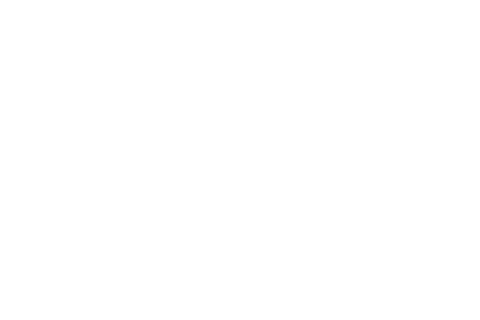
Frame 1 (no input)
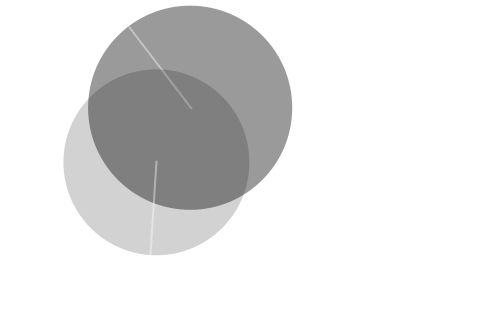
Frame 60 (the mouse pressed at the canvas centre just before this capture)
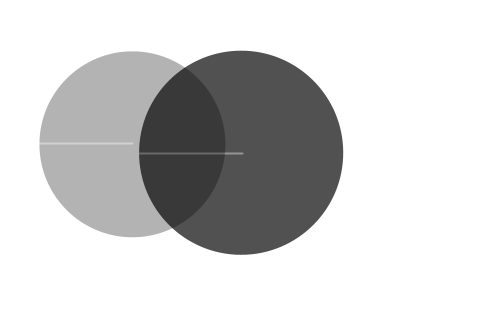
Frame 120 (the mouse held since frame 60 and released just before this capture)

The Processing sketch that drew these frames (run headless with seeded random() and noise(); from frame 60 on, the mouse is pressed at the canvas centre):

// Processing sketch: processing_8309
// ── processing_8309.pde




/////////////////////////////ellipses
float x1 = 140.0;
float y1 = 140.0;

float x2 = 180.0;
float y2 = 180.0;

float angle1;
float angle2;

float speed = 1.0;

float radius1;
float radius2;

float trans1;
float trans2;

float bri1;
float bri2;

float speedX1 = 0.85;
float speedY1 = 0.75;

float speedX2 = 0.4;
float speedY2 = 0.3;

int directionX1 = 1;
int directionY1 = -1;
int directionX2 = -1;
int directionY2 = -1;

////////////////////////fade in and out
float fade = 0.0;
float fadeSpeed = 0.01;
int fadeDir = 1;

boolean colorReveal = false;
int page = 0;

//////////////////////////////////setup
void setup() {
  size (480, 320);
  smooth();
  colorMode(HSB, 360, 100, 100, 255);
  noStroke();
  ellipseMode(RADIUS);
  cursor(CROSS);
  setValues();
}

/////////////////////////////set values
void setValues() {
  
 fade = 0;
  
 angle1 = random(0, TWO_PI);
 angle2 = random(0, TWO_PI);
  
 x1 = 140.0;
 y1 = 140.0;

 x2 = 180.0;
 y2 = 180.0;

 speed = 1.0;

 trans1 = random(30, 180);
 trans2 = random(40, 190);
 
 bri1 = random(35, 65);
 bri2 = random(45, 75);
 

 speedX1 = 0.85;
 speedY1 = 0.75;

 speedX2 = 0.4;
 speedY2 = 0.3;

 directionX1 = 1;
 directionY1 = -1;

 directionX2 = -1;
 directionY2 = -1;

 radius1 = random(70.0, 140.0);
 radius2 = random(60.0, 120);
}

void draw() {

  background(0,0,255);
  
  /////////////////////////////////////////////////////ellipse 1
  
  pushMatrix();

if (mouseX != 0) {
  angle1 = map (mouseX, 0, width, 0, TWO_PI);
    
  }
  
  if (colorReveal == false) {
    fill(0, 99, 0, trans1 * fade);
    
  } else {
    fill(degrees(angle1), 100, bri1, trans1 * fade);
    
  }

  
  ellipse(x1,y1, radius1, radius1); 
  
  if (fade < 1.0) {
    fade += fadeSpeed;
  }
  
  x1 += speedX1 * directionX1;
  if ((x1 > width - radius1) || (x1< radius1)) {
    directionX1 = - directionX1;
  }
  y1 += speedY1 * directionY1;
  if (( y1 > height - radius1) || (y1 < radius1)) {
    directionY1 = - directionY1;
  }

  //////////////////////////dial
  stroke(0, 0, 100, 100);
  strokeWeight(2);
  strokeCap(ROUND);
  translate (x1, y1);
  rotate (angle1);
  line(0, 0, radius1, 0);
  noStroke();
  
  popMatrix();

  /////////////////////////////////////////////////////ellipse 2

  pushMatrix();

if (mouseY != 0) {
  angle2 = map (0 + mouseY, 0, height, 0,TWO_PI);
}
  
  if (colorReveal == false){
    fill(0, 99, 0, trans2 * fade);
  } else {
    fill(degrees(angle2), 100, bri2, trans2 * fade);
  }
  
  ellipse(x2,y2, radius2, radius2); 
  

  x2 += speedX2 * directionX2;
  if ((x2 > width - radius2) || (x2< radius2)) {
    directionX2 = - directionX2;
  }
  y2 += speedY2 * directionY2;
  if (( y2 > height - radius2) || (y2 < radius2)) {
    directionY2 = - directionY2;
  }
  
  ////////////////////////////dial
  stroke(0, 0, 100, 100);
  strokeWeight(2);
  strokeCap(ROUND);
  translate (x2, y2);
  rotate (angle2);
  line(0, 0, radius2, 0);
  noStroke();
  
  popMatrix();
}

void mouseReleased() {
    if(colorReveal == true){
    reset();
  } else {
    colorReveal = true;
  }
}

void reset(){
  colorReveal = false;
  setValues();
}
